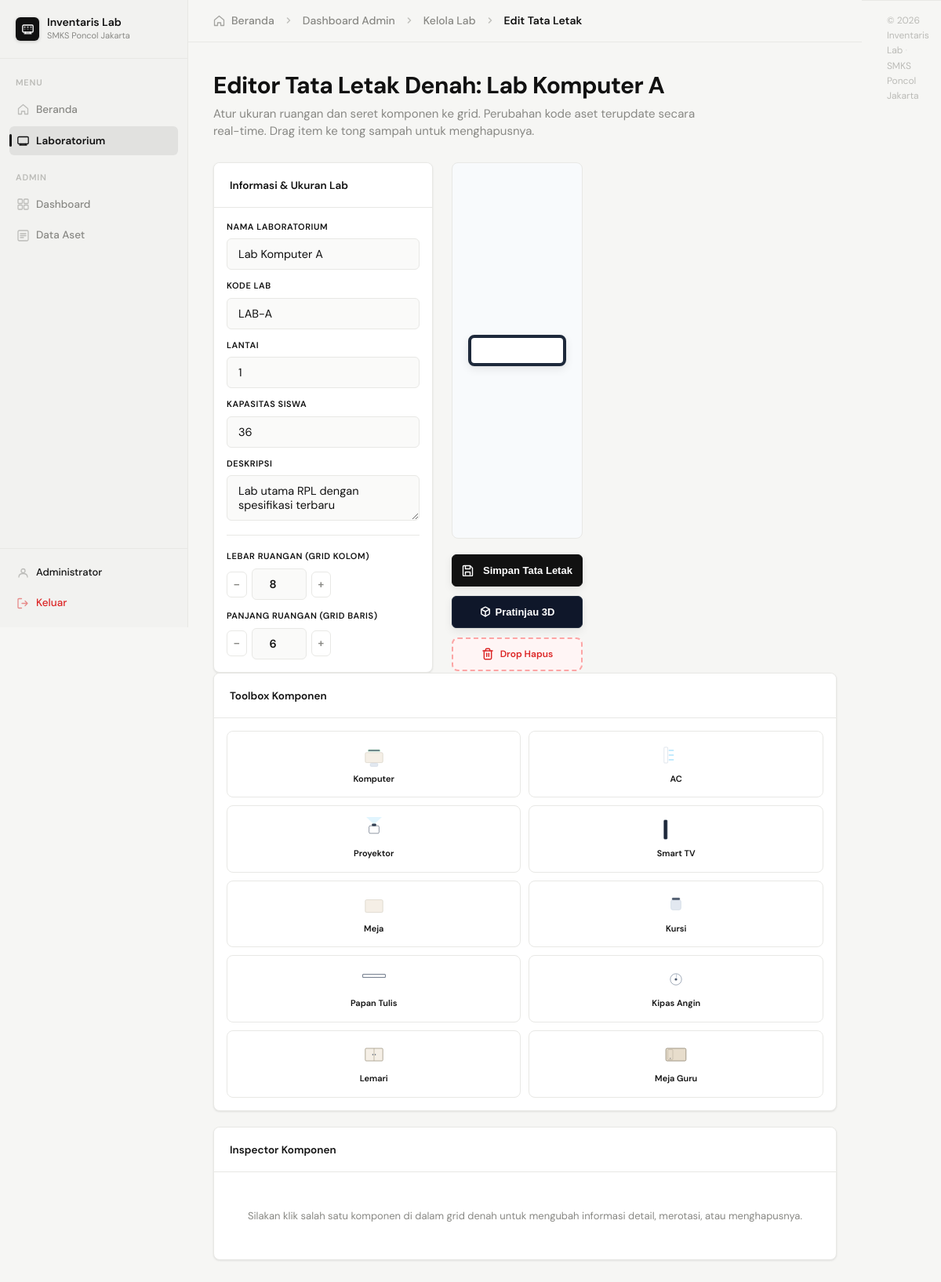
Page /admin/labs/edit.php?id=1 (signed in) on the committed database.
### tables this page shows
CREATE TABLE `labs` (
  `id`            INT UNSIGNED  NOT NULL AUTO_INCREMENT,
  `kode_lab`      VARCHAR(20)   NOT NULL UNIQUE,
  `nama`          VARCHAR(100)  NOT NULL,
  `deskripsi`     TEXT,
  `lantai`        TINYINT       NOT NULL DEFAULT 1,
  `kapasitas`     TINYINT       NOT NULL DEFAULT 30,
  `luas_m2`       DECIMAL(6,2),
  `grid_cols`     TINYINT UNSIGNED NOT NULL DEFAULT 8,
  `grid_rows`     TINYINT UNSIGNED NOT NULL DEFAULT 6,
  `pintu_posisi`  VARCHAR(20)   NOT NULL DEFAULT 'kiri-bawah',
  `is_active`     TINYINT(1)    NOT NULL DEFAULT 1,
  `created_at`    TIMESTAMP     NOT NULL DEFAULT CURRENT_TIMESTAMP,
  `updated_at`    TIMESTAMP     NOT NULL DEFAULT CURRENT_TIMESTAMP ON UPDATE CURRENT_TIMESTAMP,
  PRIMARY KEY (`id`)
);

### admin/labs/edit.php (the view, shortened to what this page needs)
<?php
require_once __DIR__ . '/../../config/db.php';
$labId = isset($_GET['id']) ? (int)$_GET['id'] : 0;
$stmt = $pdo->prepare("SELECT * FROM labs WHERE id = ? AND is_active = 1");
$stmt->execute([$labId]);
$lab = $stmt->fetch();
require_once __DIR__ . '/../../includes/header.php';
?>
<div class="topbar">
  <div class="breadcrumb">
    <svg width="15" height="15" viewBox="0 0 15 15" fill="none" style="opacity: 0.75;">
      <path d="M1.5 6.5L7.5 1.5l6 5V13.5h-4V10h-4v3.5h-4V6.5z" stroke="currentColor" stroke-width="1.3" stroke-linejoin="round"/>
    </svg>
    <a href="<?= APP_URL ?>/index.php">Beranda</a>
    <svg width="12" height="12" viewBox="0 0 12 12" fill="none" style="margin: 0 4px; opacity: 0.5;">
      <path d="M4.5 9l3-3-3-3" stroke="currentColor" stroke-width="1.5" stroke-linecap="round" stroke-linejoin="round"/>
    </svg>
    <a href="<?= APP_URL ?>/admin/index.php">Dashboard Admin</a>
    <svg width="12" height="12" viewBox="0 0 12 12" fill="none" style="margin: 0 4px; opacity: 0.5;">
      <path d="M4.5 9l3-3-3-3" stroke="currentColor" stroke-width="1.5" stroke-linecap="round" stroke-linejoin="round"/>
    </svg>
    <a href="<?= APP_URL ?>/admin/labs/index.php">Kelola Lab</a>
    <svg width="12" height="12" viewBox="0 0 12 12" fill="none" style="margin: 0 4px; opacity: 0.5;">
      <path d="M4.5 9l3-3-3-3" stroke="currentColor" stroke-width="1.5" stroke-linecap="round" stroke-linejoin="round"/>
    </svg>
    <b>Edit Tata Letak</b>
  </div>
</div>
<div class="content">
  <div class="page-heading">
    <h1>Editor Tata Letak Denah: <?= htmlspecialchars($lab['nama']) ?></h1>
    <p>Atur ukuran ruangan dan seret komponen ke grid. Perubahan kode aset terupdate secara real-time. Drag item ke tong sampah untuk menghapusnya.</p>
  </div>
  <div class="editor-container">
    <div style="display:flex; flex-direction:column; gap:20px;">
      <div class="editor-panel">
        <div class="editor-panel-head">
          <span class="editor-panel-title">Informasi & Ukuran Lab</span>
        </div>
        <div class="editor-panel-body" style="padding: 16px;">
          <form id="labForm" style="display:flex; flex-direction:column; gap:12px;">
            <div class="form-group">
              <label class="form-label" for="lab_nama">Nama Laboratorium</label>
              <input type="text" id="lab_nama" class="form-control" value="<?= htmlspecialchars($lab['nama']) ?>" required>
            </div>
            <div class="form-group">
              <label class="form-label" for="lab_kode">Kode Lab</label>
              <input type="text" id="lab_kode" class="form-control" value="<?= htmlspecialchars($lab['kode_lab']) ?>" required>
            </div>
            <div class="form-group">
              <label class="form-label" for="lab_lantai">Lantai</label>
              <input type="number" id="lab_lantai" class="form-control" value="<?= $lab['lantai'] ?>" min="1" required>
            </div>
            <div class="form-group">
              <label class="form-label" for="lab_kapasitas">Kapasitas Siswa</label>
              <input type="number" id="lab_kapasitas" class="form-control" value="<?= $lab['kapasitas'] ?>" min="1" required>
            </div>
            <div class="form-group">
              <label class="form-label" for="lab_desc">Deskripsi</label>
              <textarea id="lab_desc" class="form-control" rows="2" style="resize:vertical;"><?= htmlspecialchars($lab['deskripsi']) ?></textarea>
            </div>
            <div style="border-top:1px solid var(--border); margin: 6px 0;"></div>
            <div class="form-group">
              <label class="form-label">Lebar Ruangan (Grid Kolom)</label>
              <div style="display:flex; gap:6px; align-items:center;">
                <button type="button" class="btn" onclick="adjustGridSize('cols', -1)" style="padding: 8px; font-weight:bold;">−</button>
                <input type="number" id="grid_cols" class="form-control" value="<?= $lab['grid_cols'] ?>" min="6" max="24" readonly style="text-align:center; font-weight:600;">
                <button type="button" class="btn" onclick="adjustGridSize('cols', 1)" style="padding: 8px; font-weight:bold;">+</button>
              </div>
            </div>
            <div class="form-group">
              <label class="form-label">Panjang Ruangan (Grid Baris)</label>
              <div style="display:flex; gap:6px; align-items:center;">
                <button type="button" class="btn" onclick="adjustGridSize('rows', -1)" style="padding: 8px; font-weight:bold;">−</button>
                <input type="number" id="grid_rows" class="form-control" value="<?= $lab['grid_rows'] ?>" min="6" max="24" readonly style="text-align:center; font-weight:600;">
                <button type="button" class="btn" onclick="adjustGridSize('rows', 1)" style="padding: 8px; font-weight:bold;">+</button>
              </div>
            </div>
          </form>
        </div>
      </div>
    </div>
    <div style="display:flex; flex-direction:column; align-items:center; gap:20px; width:100%;">
      <div class="editor-canvas-panel" style="width:100%;">
        <div class="editor-room-wall" style="width: 100%; max-width: 600px;">
        </div>
      </div>
      <div style="display: flex; gap: 12px; align-items: center; width: 100%; max-width: 600px; flex-wrap: wrap;">
        <button type="button" class="btn btn-dark" onclick="saveLayout()" style="flex: 1.4; padding: 12px; font-size: 13px; font-weight: 600; justify-content: center; box-shadow: var(--shadow-md);">
          Simpan Tata Letak
        </button>
        <button type="button" class="btn" onclick="open3DModal()" style="flex: 1.1; padding: 12px; font-size: 13px; font-weight: 600; justify-content: center; background: #0f172a; color:#fff; border-color:#1e293b; display:flex; align-items:center; gap:6px; box-shadow: var(--shadow-md);">
          Pratinjau 3D
        </button>
        <div id="trash_can" class="editor-trash-zone" style="flex: 1.1; display: flex; align-items: center; justify-content: center; gap: 8px; padding: 10px; border: 2px dashed #fca5a5; border-radius: 8px; background: #fff5f5; color: var(--red); cursor: pointer; transition: all 200ms ease; font-weight: 600; font-size: 12px;"
             ondragover="allowTrashDrop(event)" ondragenter="enterTrash(event)" ondragleave="leaveTrash(event)" ondrop="dropOnTrash(event)">
          <span>Drop Hapus</span>
        </div>
      </div>
    </div></div>
    <div style="display:flex; flex-direction:column; gap:20px;">
      <div class="editor-panel">
        <div class="editor-panel-head">
          <span class="editor-panel-title">Toolbox Komponen</span>
        </div>
        <div class="editor-panel-body" style="padding: 16px;">
          <div class="toolbox-list">
            <div class="toolbox-item" draggable="true" ondragstart="onSidebarDragStart(event, 'PC')">
              <div class="toolbox-item-icon">
              </div>
              <span class="toolbox-item-lbl">Komputer</span>
            </div>
            <div class="toolbox-item" draggable="true" ondragstart="onSidebarDragStart(event, 'AC')">
              <div class="toolbox-item-icon">
                <svg viewBox="0 0 80 80" fill="none">
                  <rect x="2" y="15" width="12" height="50" rx="2" fill="#ffffff" stroke="#cbd5e1" stroke-width="1.5"/>
                  <path d="M18,25 L32,25 M18,40 L32,40 M18,55 L32,55" stroke="#38bdf8" stroke-width="1.5" stroke-linecap="round"/>
                </svg>
              </div>
              <span class="toolbox-item-lbl">AC</span>
            </div>
            <div class="toolbox-item" draggable="true" ondragstart="onSidebarDragStart(event, 'PRJ')">
              <div class="toolbox-item-icon">
                <svg viewBox="0 0 80 80" fill="none">
                  <polygon points="40,24 15,0 65,0" fill="#38bdf8" opacity="0.15"/>
                  <rect x="24" y="28" width="32" height="24" rx="4" fill="#ffffff" stroke="#475569" stroke-width="1.5"/>
                  <rect x="34" y="22" width="12" height="6" rx="1" fill="#334155" stroke="#1e293b" stroke-width="1"/>
                </svg>
              </div>
              <span class="toolbox-item-lbl">Proyektor</span>
            </div>
            <div class="toolbox-item" draggable="true" ondragstart="onSidebarDragStart(event, 'TV')">
              <div class="toolbox-item-icon">
                <svg viewBox="0 0 80 80" fill="none">
                  <rect x="2" y="10" width="10" height="60" rx="2" fill="#0f172a" stroke="#334155" stroke-width="2"/>
                  <rect x="4" y="12" width="6" height="56" rx="1" fill="#1e293b"/>
                </svg>
              </div>
              <span class="toolbox-item-lbl">Smart TV</span>
            </div>
            <div class="toolbox-item" draggable="true" ondragstart="onSidebarDragStart(event, 'DESK')">
              <div class="toolbox-item-icon">
                <svg viewBox="0 0 80 80" fill="none">
                  <rect x="12" y="24" width="56" height="40" rx="4" fill="#f5efe6" stroke="#d0c9bc" stroke-width="1.5"/>
                </svg>
              </div>
              <span class="toolbox-item-lbl">Meja</span>
            </div>
            <div class="toolbox-item" draggable="true" ondragstart="onSidebarDragStart(event, 'CHR')">
              <div class="toolbox-item-icon">
                <svg viewBox="0 0 80 80" fill="none">
                  <rect x="24" y="24" width="32" height="32" rx="6" fill="#e2e8f0" stroke="#cbd5e1" stroke-width="1.5"/>
                  <rect x="28" y="18" width="24" height="6" rx="2" fill="#475569" stroke="#334155" stroke-width="1"/>
                </svg>
              </div>
              <span class="toolbox-item-lbl">Kursi</span>
            </div>
            <div class="toolbox-item" draggable="true" ondragstart="onSidebarDragStart(event, 'WBD')">
              <div class="toolbox-item-icon">
                <svg viewBox="0 0 80 80" fill="none">
                  <rect x="4" y="24" width="72" height="10" rx="1" fill="#ffffff" stroke="#475569" stroke-width="2"/>
                  <line x1="8" y1="29" x2="72" y2="29" stroke="#cbd5e1" stroke-width="1" stroke-dasharray="2,2"/>
                </svg>
              </div>
              <span class="toolbox-item-lbl">Papan Tulis</span>
            </div>
            <div class="toolbox-item" draggable="true" ondragstart="onSidebarDragStart(event, 'FAN')">
              <div class="toolbox-item-icon">
              </div>
              <span class="toolbox-item-lbl">Kipas Angin</span>
            </div>
            <div class="toolbox-item" draggable="true" ondragstart="onSidebarDragStart(event, 'CAB')">
              <div class="toolbox-item-icon">
                <svg viewBox="0 0 80 80" fill="none">
                  <rect x="12" y="20" width="56" height="40" rx="3" fill="#f5efe6" stroke="#a19785" stroke-width="2"/>
                  <line x1="40" y1="20" x2="40" y2="60" stroke="#a19785" stroke-width="1.5"/>
                  <circle cx="36" cy="40" r="2" fill="#475569"/>
                  <circle cx="44" cy="40" r="2" fill="#475569"/>
                </svg>
              </div>
              <span class="toolbox-item-lbl">Lemari</span>
            </div>
            <div class="toolbox-item" draggable="true" ondragstart="onSidebarDragStart(event, 'TDK')">
              <div class="toolbox-item-icon">
                <svg viewBox="0 0 80 80" fill="none">
                  <rect x="8" y="20" width="64" height="40" rx="4" fill="#e7ddcc" stroke="#a19785" stroke-width="2.5"/>
                  <rect x="14" y="24" width="16" height="32" rx="2" fill="none" stroke="#a19785" stroke-width="1"/>
                  <circle cx="22" cy="52" r="1.5" fill="#475569"/>
                </svg>
              </div>
              <span class="toolbox-item-lbl">Meja Guru</span>
            </div>
          </div>
        </div>
      </div>
      <div class="editor-panel">
        <div class="editor-panel-head">
          <span class="editor-panel-title" id="inspector_title">Inspector Komponen</span>
        </div>
        <div class="editor-panel-body" style="padding: 16px;" id="inspector_content">
          <div class="inspector-empty">
            Silakan klik salah satu komponen di dalam grid denah untuk mengubah informasi detail, merotasi, atau menghapusnya.
          </div>
        </div>
      </div>
    </div>
  </div>
</div>
<?php require_once __DIR__ . '/../../includes/footer.php'; ?>

### rows in the picture
labs: nama "Lab Komputer A", kode_lab "LAB-A", lantai "1", kapasitas "36", deskripsi "Lab utama RPL dengan spesifikasi terbaru", grid_cols "8", grid_rows "6"

### other values in the picture
APP_NAME "Inventaris Lab"
$user['nama'] "Administrator"
